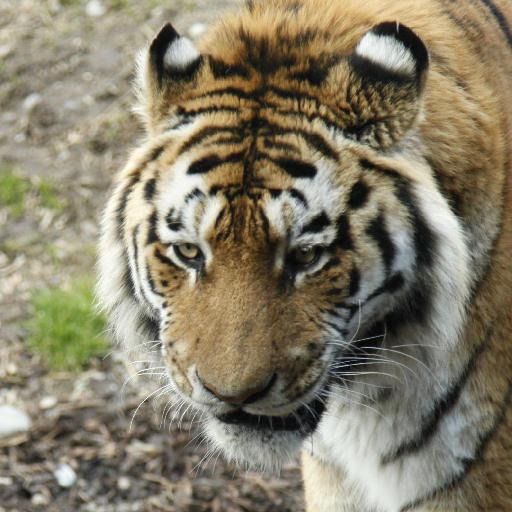
#> input picture src/nyoba_nopal/0.jpg, 512 x 512 px, found by its file name
$ python tes_warna.py
#> lines starting #> are read from the running program, lines starting #| are printed output that depends on the picture; long printed decimals are rounded
### src/nyoba_nopal/warna_nopal.py
import cv2
from cosine_similarity import *
from numpy import array

# gambar1 = cv2.imread('../../src/nyoba_nopal/0.jpg')
# gambar2 = cv2.imread('../../src/nyoba_nopal/1.jpg')

def CBIR_warna(image1,image2):
    # Resize image ke ukuran terkecil (for performance purpose)
    row1, col1 = image1.shape[0], image1.shape[1]
    row2, col2 = image2.shape[0], image2.shape[1]

    if col1*row1 > col2*row2:
        image1 = cv2.resize(image1, (col2, row2))
        row1 = row2
        col1 = col2
    else:
        image2 = cv2.resize(image2, (col1, row1))
        row2 = row1
        col2 = col1

    # Ekstraksi image ke komponen RGB-nya
    # RGBimage1 = array(cv2.cvtColor(image1, cv2.COLOR_BGR2RGB))
    # RGBimage2 = array(cv2.cvtColor(image2, cv2.COLOR_BGR2RGB))
    RGBimage1 = array(image1)
    RGBimage2 = array(image2)
    # print(RGBimage1)

    # Inisialisasi histogram
    histogram1 = [0 for i in range(72)]
    histogram2 = [0 for i in range(72)]

    # Pencarian histogram global method
    for i in range(0,row1,3):
        for j in range(0,col1,3):
            histogram1 = rgb_to_histogram(RGBimage1[i][j][0],RGBimage1[i][j][1],RGBimage1[i][j][2],histogram1)
            histogram2 = rgb_to_histogram(RGBimage2[i][j][0],RGBimage2[i][j][1],RGBimage2[i][j][2],histogram2)

    # print(histogram1)
    # print(histogram2)

    # Komparasi cosine similarity kedua vektor histogram HSV
    return cosine_sim(histogram1,histogram2)


# Konversi RGB space ke HSV space, lalu ke histogram (kuantifikasi)
def rgb_to_histogram(r,g,b,l):
    # normalisasi
    r = r/255
    g = g/255
    b = b/255

    # nilai ekstrim
    cmax = max(r,g,b)
    cmin = min(r,g,b)
    delta = cmax - cmin

    # print(f"[{g},{b},{delta},{g-b/delta}]", end=" ")

    # nilai HSV
    ## H
    if cmax == cmin :
        h = 0
    elif cmax == r :
        h = 60*(((g-b)/delta) % 6)
    elif cmax == g :
        h = 60*(((b-r)/delta) + 2)
    else :
        h = 60*(((r-g)/delta) + 4)
    ## S
    if cmax != 0 :
        s = (delta/cmax)
    else :
        s = 0
    ## V
    v = cmax
    # print(f"[{h},{s},{v}]", end=" ")
    return hsvtohistogram(h,s,v,l)

# Kuantifikasi nilai HSV
def quantify_hsv(h,s,v):
    if 360 >= h >= 316:
        h = 0
    elif h <= 25:
        h = 1
    elif h <= 40:
        h = 2
    elif h <= 120:
        h = 3
    elif h <= 190:
        h = 4
    elif h <= 270:
        h = 5
    elif h <= 295:
        h = 6
    elif h < 316:
        h = 7
    if s < 0.2:
        s = 0
    elif s < 0.7:
        s = 1
    elif s >= 0.7:
        s = 2
    if v < 0.2:
        v = 0
    elif v < 0.7:
        v = 1
    elif v >= 0.7:
        v = 2
    return [h,s,v]

# Simpan HSV terkuantifikasi ke list l sebagai histogram HSV
def hsvtohistogram(h,s,v,l):
    [h,s,v] = quantify_hsv(h,s,v)
    # print(f"[{h},{s},{v}]", end=" ")
    index = 24*v + 8*s + h
    if index == 0:
        print(f"{h} {s} {v} |",end=" ")
    # print(index,end=" ")
    l[index] += 1

    return l


# [46 lines left out: function CBIR_warna_33, not called in this run]

# print(f"cosine similarity : {CBIR_warna(gambar1,gambar2)}")

### src/nyoba_nopal/cosine_similarity.py
from math import pow,sqrt
from numba import jit

@jit(nopython=True)
def cosine_sim(vector1,vector2):
    # dot product
    dot_prod = 0
    for i in range(len(vector1)):
        # [4 lines of commented-out code are left out]
        dot_prod += vector1[i]*vector2[i]
    # vector magnitude
    mag_vector1 = 0
    mag_vector2 = 0
    for i in range(len(vector1)):
        mag_vector1 += pow(vector1[i],2)
    for i in range(len(vector2)):
        mag_vector2 += pow(vector2[i],2)
    mag_total = sqrt(mag_vector1)*sqrt(mag_vector2)
    # result

    return dot_prod/mag_total

# usage:
# vector1 = [25,98,30]
# vector2 = [20,90,10]
# print(cosine_sim(vector1,vector2))

### src/nyoba_nopal/tes_warna.py
import cv2
import time
import os
# from CBIR_tekstur import *
from warna_nopal import *
from multiprocessing import Pool

# membandingkan dua gambar
def compareImages(image1, image2):
    return CBIR_warna(image1, image2)

# memuat gambar dari path file
def loadImage(image_path):
    return cv2.imread(image_path)

# mendapatkan semua gambar dalam folder
def imageInFolder(folder_path):
    image_files = [os.path.join(folder_path, filename) for filename in os.listdir(folder_path) if filename.endswith('.jpg')]
    return image_files

# TES
if __name__ == '__main__':
    start_time = time.time()

    # load gambar referensi
    reference_image = cv2.imread('../../img/244/0.jpg')
#> reference_image is the input picture: shape (512, 512, 3); mean B, G, R 105.7, 126.8, 134.5

    # list gambar target yang akan dibandingkan
    target_folder = '../../img/1/'
    target_images = imageInFolder(target_folder)

    # inisialisasi pool multiprocessing dengan jumlah prosesor yang tersedia
    num_processors = 8 # prosesor denise
    pool = Pool(processes=num_processors)

    # bandingkan gambar referensi dengan gambar target secara paralel
    similarities = pool.starmap(CBIR_warna, [(reference_image, loadImage(image_path)) for image_path in target_images])
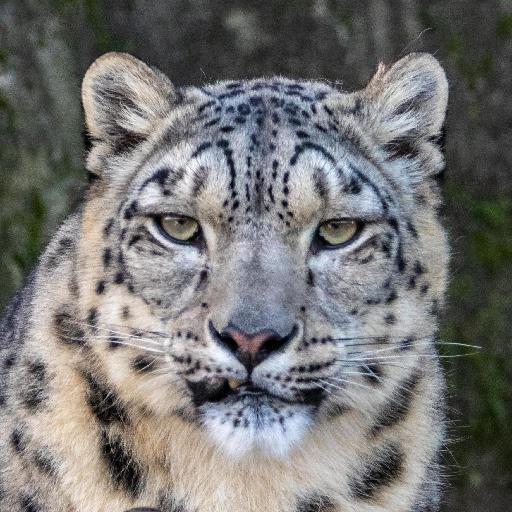
#> input picture img/1/0.9966017336307472.jpg, 512 x 512 px
#> in loadImage, returned value is the input picture: shape (512, 512, 3); mean B, G, R 116, 116.9, 117.6
#> call 2 of loadImage, with image_path = '../../img/1/1.jpg'
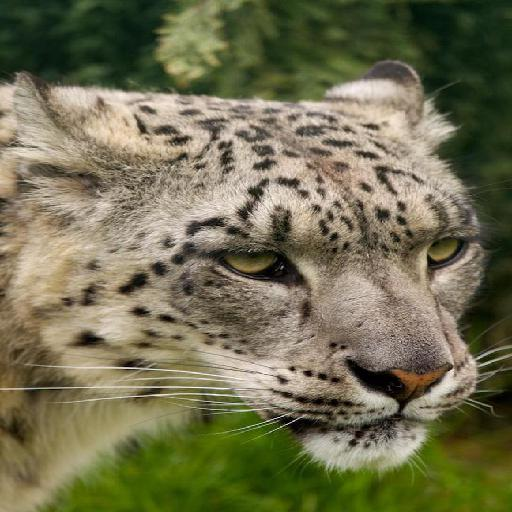
#> input picture img/1/1.jpg, 512 x 512 px
#> in loadImage, returned value is the input picture: shape (512, 512, 3); mean B, G, R 80.9, 111, 113.6
#> call 3 of loadImage, with image_path = '../../img/1/2.jpg'
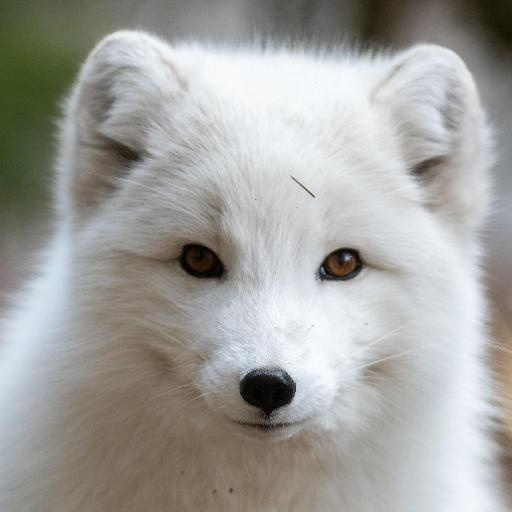
#> input picture img/1/2.jpg, 512 x 512 px
#> in loadImage, returned value is the input picture: shape (512, 512, 3); mean B, G, R 159.1, 162.5, 162.8
#> in CBIR_warna, `row1, col1 = image1.shape[0], image1.shape[1]`: row1 = 512
#> the loop in CBIR_warna, `for i in range(0,row1,3):` made 171 passes
#| 0 0 0 |
#| 0 0 0 |
#| 0 0 0 |
#| 0 0 0 | 0 0 0 |
#| 0 0 0 |
#| 0 0 0 | 0 0 0 |
#| 0 0 0 |
#| 0 0 0 | 0 0 0 | 0 0 0 | 0 0 0 | 0 0 0 |
#> (further printed lines are left out)
#> the loop in CBIR_warna (call 2), `for i in range(0,row1,3):` made 171 passes
#| 0 0 0 |
#| 0 0 0 |
#| 0 0 0 |
#| 0 0 0 |
#| 0 0 0 |
#| 0 0 0 | 0 0 0 |
#| 0 0 0 |
#| 0 0 0 |
#> (further printed lines are left out)

    # close pool multiprocessing
    pool.close()
    pool.join()

    # Hasil kesamaan citra
    for i, similarity in enumerate(similarities):
        print(f"Kesamaan dengan gambar-{i+1}: {similarity * 100:.5f}%")
#> this loop made 3 passes
#> similarity on passes 1 to 3: 0.474, 0.815, 0.536
#| Kesamaan dengan gambar-1: 47.386%
#| Kesamaan dengan gambar-2: 81.507%
#| Kesamaan dengan gambar-3: 53.645%

    end_time = time.time()

    execution_time = end_time - start_time
    print(f"Program selesai dalam {execution_time:.2f} detik")
